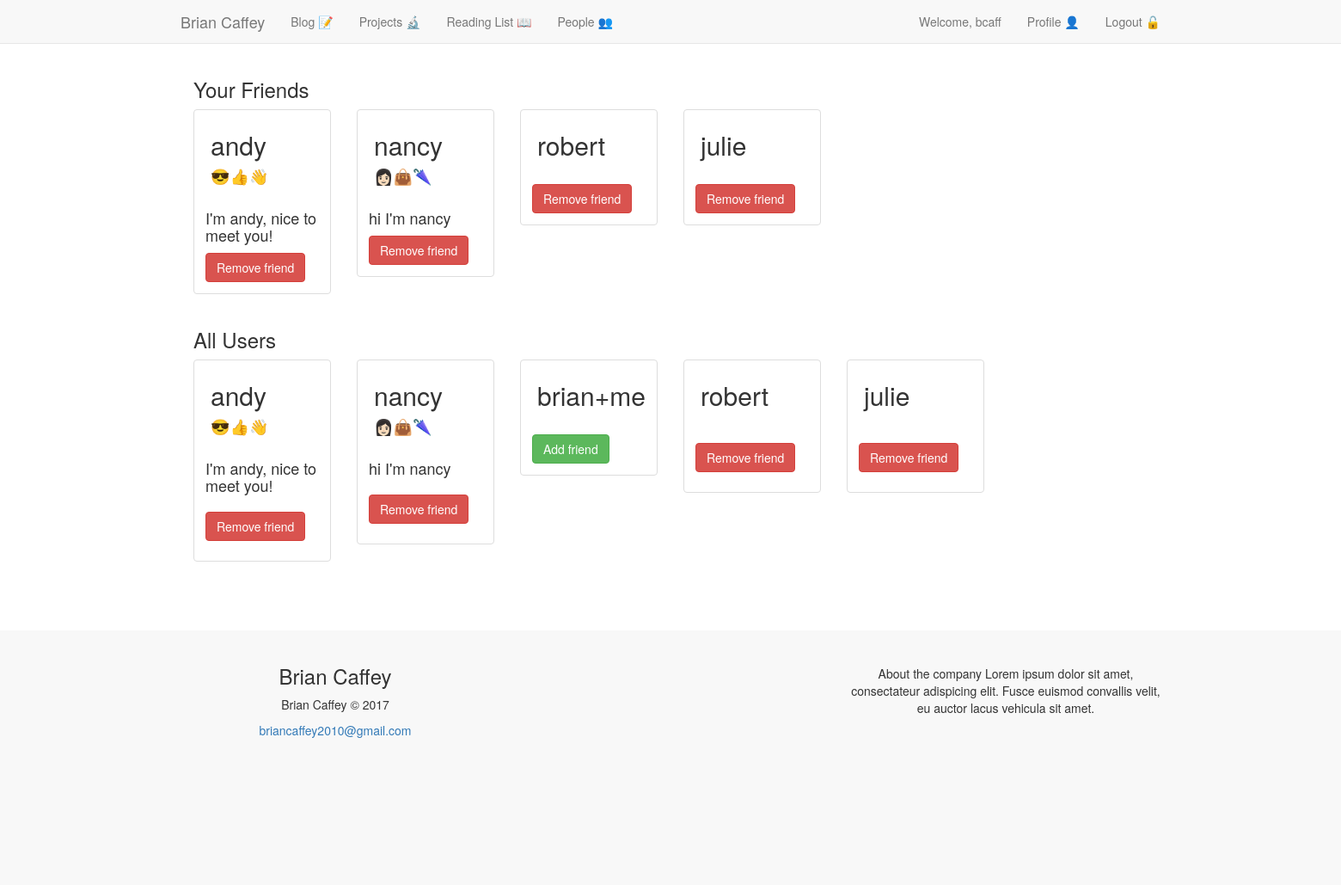
The page /users/ (signed in) on the database as committed earlier.
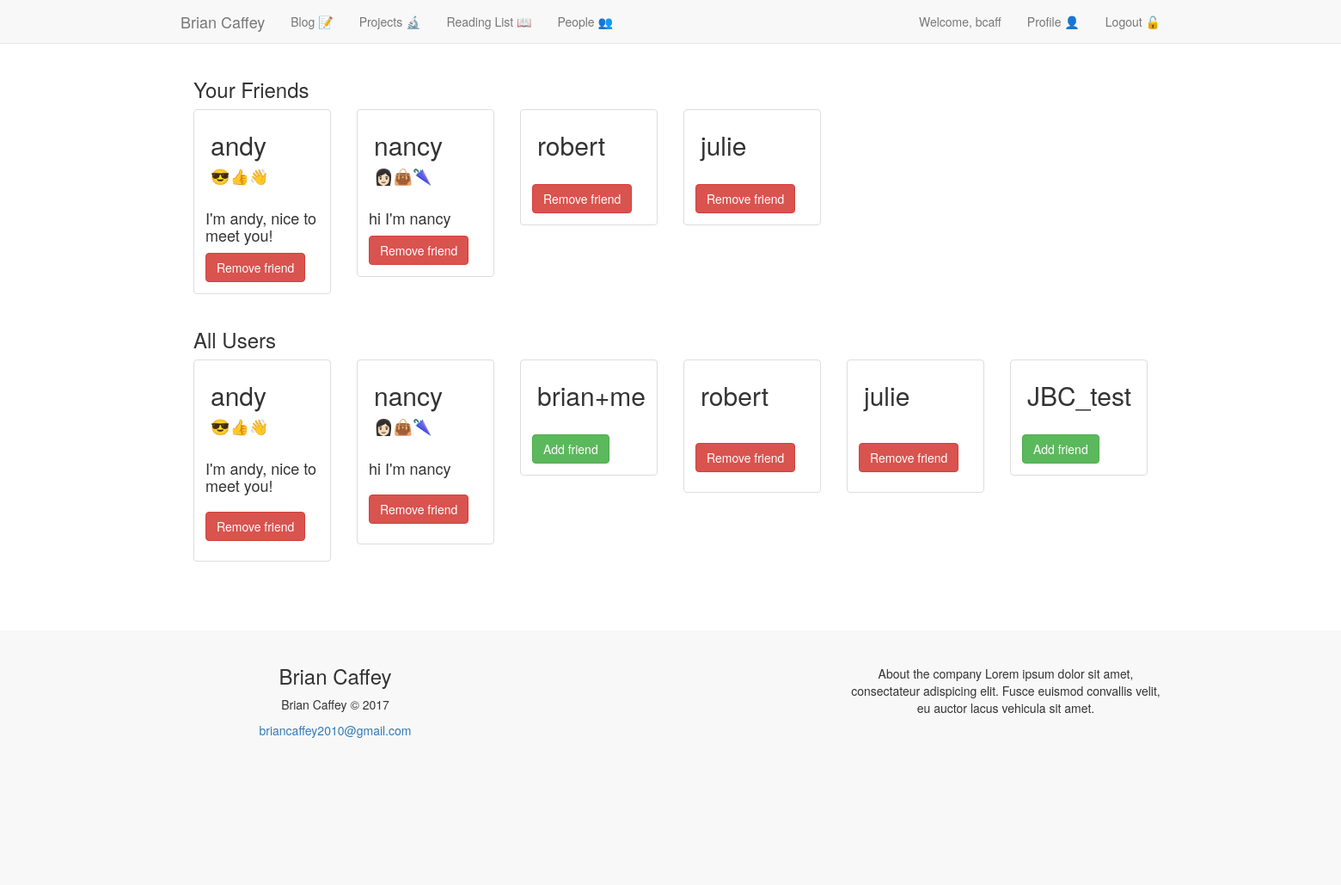
The same page on the database as committed later.
### accounts/models.py (models this page shows, shortened)
class UserProfile(models.Model):
	user = models.OneToOneField(User)
	description = models.CharField(max_length=100, default='')
	twitter = models.CharField(max_length=100, default='')
	emoji = models.CharField(max_length=10, default='')

### friends/views.py (the view)
def friend_list(request):
    all_users = UserProfile.objects.all().exclude(user=request.user)
    context = {
            "all_users":all_users,
        }
    if request.user.is_authenticated():
        friend_object, created = Friend.objects.get_or_create(current_user=request.user.userprofile)
        if friend_object.users:
            friends = [friend for friend in friend_object.users.all() if friend != request.user.userprofile]
            context['friends'] = friends
    return render(request, 'friends/friends_list.html', context)

### friends/templates/friends/friends_list.html (shortened to what this page needs)
{% extends 'base.html' %}
{% load crispy_forms_tags %}
{% load urlify %}
{% block content %}
<div class="albums-container container-fluid">
    <div class="row">
        <div class="col-sm-12">
            <h3>Your Friends</h3>
        </div>
            {% for friend in friends %}
                <div class="col-sm-4 col-lg-2">
                    <div class="thumbnail">
                      <div class="container"><h2>{{ friend.user.username }}</h2>
                      <h4>{{ friend.emoji }}</h4></div>
                        <div class="caption">
                            <h4>{{ friend.description }}</h4>
                            {% if friend not in friends %}<h3>
                            <a class='btn btn-success' href="{% url 'friends:add_or_remove_friends' username=friend.user.username verb='add' %}">Add friend</a>
                            {% else %}
                            <a class='btn btn-danger' href="{% url 'friends:add_or_remove_friends' username=friend.user.username verb='remove' %}">Remove friend</a>
                            </h3>{% endif %}
                        </div>
                    </div>
                </div>
            {% endfor %}
    </div>
</div>
<div class="albums-container container-fluid">
    <div class="row">
        <div class="col-sm-12">
            <h3>All Users</h3>
        </div>
            {% for person in all_users %}
                <div class="col-sm-4 col-lg-2">
                    <div class="thumbnail">
                        <div class="container"><h2>{{ person.user.username }}</h2>
                      <h4>{{ person.emoji }}</h4></div>
                        <div class="caption">
                            <h4>{{ person.description }}</h4>
                            {% if person in friends %}<h3>
                            <a class='btn btn-danger' href="{% url 'friends:add_or_remove_friends' username=person.user.username verb='remove' %}">Remove friend</a>
                            {% else %}
                            <a class='btn btn-success' href="{% url 'friends:add_or_remove_friends' username=person.user.username verb='add' %}">Add friend</a>
                            </h3>{% endif %}
                        </div>
                    </div>
                </div>
                {% cycle '' '' '' '' '' '<div class="clearfix visible-lg"></div>' %}
            {% endfor %}
    </div>
</div>
{% endblock content %}

Rows that differ between the two databases and show on the page:
added UserProfile: user.username "JBC_test", shows "Add friend", shown under "All Users"
